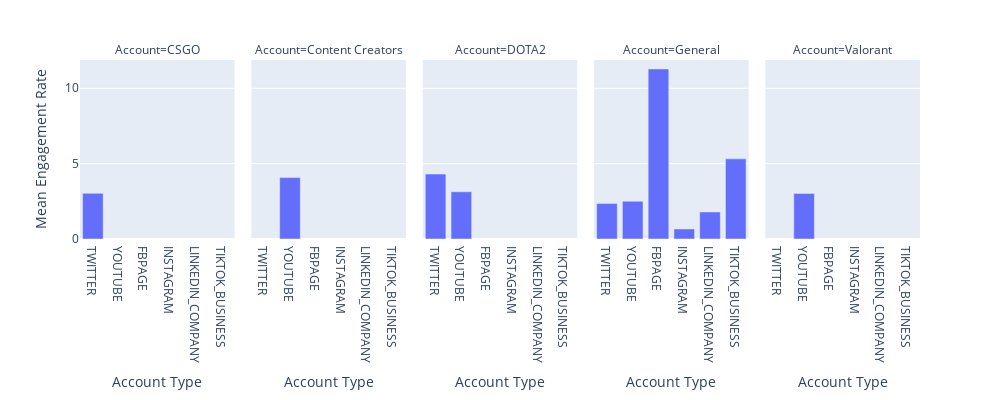

Notebook cell for this chart:
### Code cell
# Calculate the mean engagement rate
mean_engagement = df_filtered.groupby(['Account','Account Type'])['Engagement Rate'].mean().reset_index()


fig = px.bar(mean_engagement,
              x="Account Type",
              y="Engagement Rate",
             facet_col="Account",
              width=1000,
              height=400)

for axis in fig.select_yaxes():
    axis.title = None
    
fig.update_layout(
    yaxis_title="Mean Engagement Rate"
)

fig.show()

### Figure 1 — Plotly figure (JSON) as saved in the notebook; plotly's stock layout.template omitted (floating-point values rounded to 4 significant figures)
{"data": [{"alignmentgroup": "True", "hovertemplate": "Account=CSGO<br>Account Type=%{x}<br>Engagement Rate=%{y}<extra></extra>", "legendgroup": "", "marker": {"color": "#636efa", "pattern": {"shape": ""}}, "name": "", "offsetgroup": "", "orientation": "v", "showlegend": false, "textposition": "auto", "type": "bar", "x": ["TWITTER"], "xaxis": "x", "y": [3.031], "yaxis": "y"}, {"alignmentgroup": "True", "hovertemplate": "Account=Content Creators<br>Account Type=%{x}<br>Engagement Rate=%{y}<extra></extra>", "legendgroup": "", "marker": {"color": "#636efa", "pattern": {"shape": ""}}, "name": "", "offsetgroup": "", "orientation": "v", "showlegend": false, "textposition": "auto", "type": "bar", "x": ["YOUTUBE"], "xaxis": "x2", "y": [4.076], "yaxis": "y2"}, {"alignmentgroup": "True", "hovertemplate": "Account=DOTA2<br>Account Type=%{x}<br>Engagement Rate=%{y}<extra></extra>", "legendgroup": "", "marker": {"color": "#636efa", "pattern": {"shape": ""}}, "name": "", "offsetgroup": "", "orientation": "v", "showlegend": false, "textposition": "auto", "type": "bar", "x": ["TWITTER", "YOUTUBE"], "xaxis": "x3", "y": [4.31, 3.132], "yaxis": "y3"}, {"alignmentgroup": "True", "hovertemplate": "Account=General<br>Account Type=%{x}<br>Engagement Rate=%{y}<extra></extra>", "legendgroup": "", "marker": {"color": "#636efa", "pattern": {"shape": ""}}, "name": "", "offsetgroup": "", "orientation": "v", "showlegend": false, "textposition": "auto", "type": "bar", "x": ["FBPAGE", "INSTAGRAM", "LINKEDIN_COMPANY", "TIKTOK_BUSINESS", "TWITTER", "YOUTUBE"], "xaxis": "x4", "y": [11.28, 0.6668, 1.795, 5.317, 2.364, 2.507], "yaxis": "y4"}, {"alignmentgroup": "True", "hovertemplate": "Account=Valorant<br>Account Type=%{x}<br>Engagement Rate=%{y}<extra></extra>", "legendgroup": "", "marker": {"color": "#636efa", "pattern": {"shape": ""}}, "name": "", "offsetgroup": "", "orientation": "v", "showlegend": false, "textposition": "auto", "type": "bar", "x": ["YOUTUBE"], "xaxis": "x5", "y": [3.025], "yaxis": "y5"}], "layout": {"annotations": [{"font": {}, "showarrow": false, "text": "Account=CSGO", "x": 0.092, "xanchor": "center", "xref": "paper", "y": 1, "yanchor": "bottom", "yref": "paper"}, {"font": {}, "showarrow": false, "text": "Account=Content Creators", "x": 0.296, "xanchor": "center", "xref": "paper", "y": 1, "yanchor": "bottom", "yref": "paper"}, {"font": {}, "showarrow": false, "text": "Account=DOTA2", "x": 0.5, "xanchor": "center", "xref": "paper", "y": 1, "yanchor": "bottom", "yref": "paper"}, {"font": {}, "showarrow": false, "text": "Account=General", "x": 0.704, "xanchor": "center", "xref": "paper", "y": 1, "yanchor": "bottom", "yref": "paper"}, {"font": {}, "showarrow": false, "text": "Account=Valorant", "x": 0.908, "xanchor": "center", "xref": "paper", "y": 1, "yanchor": "bottom", "yref": "paper"}], "barmode": "relative", "height": 400, "legend": {"tracegroupgap": 0}, "margin": {"t": 60}, "width": 1000, "xaxis": {"anchor": "y", "domain": [0, 0.184], "title": {"text": "Account Type"}}, "xaxis2": {"anchor": "y2", "domain": [0.204, 0.388], "matches": "x", "title": {"text": "Account Type"}}, "xaxis3": {"anchor": "y3", "domain": [0.408, 0.592], "matches": "x", "title": {"text": "Account Type"}}, "xaxis4": {"anchor": "y4", "domain": [0.612, 0.796], "matches": "x", "title": {"text": "Account Type"}}, "xaxis5": {"anchor": "y5", "domain": [0.816, 1], "matches": "x", "title": {"text": "Account Type"}}, "yaxis": {"anchor": "x", "domain": [0, 1], "title": {"text": "Mean Engagement Rate"}}, "yaxis2": {"anchor": "x2", "domain": [0, 1], "matches": "y", "showticklabels": false}, "yaxis3": {"anchor": "x3", "domain": [0, 1], "matches": "y", "showticklabels": false}, "yaxis4": {"anchor": "x4", "domain": [0, 1], "matches": "y", "showticklabels": false}, "yaxis5": {"anchor": "x5", "domain": [0, 1], "matches": "y", "showticklabels": false}}}
